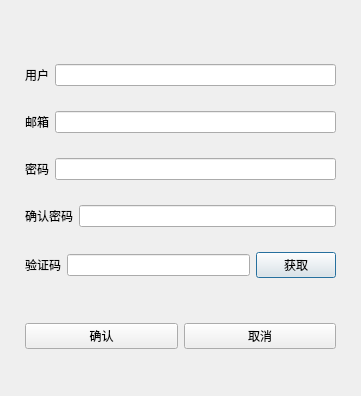
<?xml version="1.0" encoding="UTF-8"?>
<ui version="4.0">
 <class>register_Dialog</class>
 <widget class="QDialog" name="register_Dialog">
  <property name="geometry">
   <rect>
    <x>0</x>
    <y>0</y>
    <width>361</width>
    <height>396</height>
   </rect>
  </property>
  <property name="windowTitle">
   <string>Dialog</string>
  </property>
  <layout class="QVBoxLayout" name="verticalLayout_2">
   <item>
    <layout class="QHBoxLayout" name="horizontalLayout_8">
     <property name="leftMargin">
      <number>5</number>
     </property>
     <property name="topMargin">
      <number>5</number>
     </property>
     <property name="rightMargin">
      <number>5</number>
     </property>
     <property name="bottomMargin">
      <number>5</number>
     </property>
     <item>
      <widget class="QStackedWidget" name="stackedWidget">
       <property name="currentIndex">
        <number>0</number>
       </property>
       <widget class="QWidget" name="page">
        <layout class="QVBoxLayout" name="verticalLayout_3">
         <item>
          <spacer name="verticalSpacer">
           <property name="orientation">
            <enum>Qt::Vertical</enum>
           </property>
           <property name="sizeType">
            <enum>QSizePolicy::Ignored</enum>
           </property>
           <property name="sizeHint" stdset="0">
            <size>
             <width>20</width>
             <height>20</height>
            </size>
           </property>
          </spacer>
         </item>
         <item>
          <layout class="QHBoxLayout" name="horizontalLayout">
           <item>
            <widget class="QLabel" name="user_label">
             <property name="text">
              <string>用户</string>
             </property>
            </widget>
           </item>
           <item>
            <widget class="QLineEdit" name="user_edit"/>
           </item>
          </layout>
         </item>
         <item>
          <layout class="QHBoxLayout" name="horizontalLayout_2">
           <item>
            <widget class="QLabel" name="email_label">
             <property name="text">
              <string>邮箱</string>
             </property>
            </widget>
           </item>
           <item>
            <widget class="QLineEdit" name="email_edit"/>
           </item>
          </layout>
         </item>
         <item>
          <layout class="QHBoxLayout" name="horizontalLayout_4">
           <item>
            <widget class="QLabel" name="pass_label">
             <property name="text">
              <string>密码</string>
             </property>
            </widget>
           </item>
           <item>
            <widget class="QLineEdit" name="pass_edit"/>
           </item>
          </layout>
         </item>
         <item>
          <layout class="QHBoxLayout" name="horizontalLayout_5">
           <item>
            <widget class="QLabel" name="pass_label_2">
             <property name="text">
              <string>确认密码</string>
             </property>
            </widget>
           </item>
           <item>
            <widget class="QLineEdit" name="pass_edit_2"/>
           </item>
          </layout>
         </item>
         <item>
          <layout class="QHBoxLayout" name="horizontalLayout_6">
           <item>
            <widget class="QLabel" name="verify_label">
             <property name="text">
              <string>验证码</string>
             </property>
            </widget>
           </item>
           <item>
            <widget class="QLineEdit" name="verify_edit"/>
           </item>
           <item>
            <widget class="QPushButton" name="get_verify">
             <property name="text">
              <string>获取</string>
             </property>
            </widget>
           </item>
          </layout>
         </item>
         <item>
          <spacer name="verticalSpacer_2">
           <property name="orientation">
            <enum>Qt::Vertical</enum>
           </property>
           <property name="sizeType">
            <enum>QSizePolicy::Ignored</enum>
           </property>
           <property name="sizeHint" stdset="0">
            <size>
             <width>20</width>
             <height>20</height>
            </size>
           </property>
          </spacer>
         </item>
         <item>
          <layout class="QHBoxLayout" name="horizontalLayout_7">
           <item>
            <widget class="QPushButton" name="confirm_but">
             <property name="text">
              <string>确认</string>
             </property>
            </widget>
           </item>
           <item>
            <widget class="QPushButton" name="cancel_but">
             <property name="text">
              <string>取消</string>
             </property>
            </widget>
           </item>
          </layout>
         </item>
        </layout>
       </widget>
       <widget class="QWidget" name="page_2"/>
      </widget>
     </item>
    </layout>
   </item>
  </layout>
 </widget>
 <resources/>
 <connections/>
</ui>
